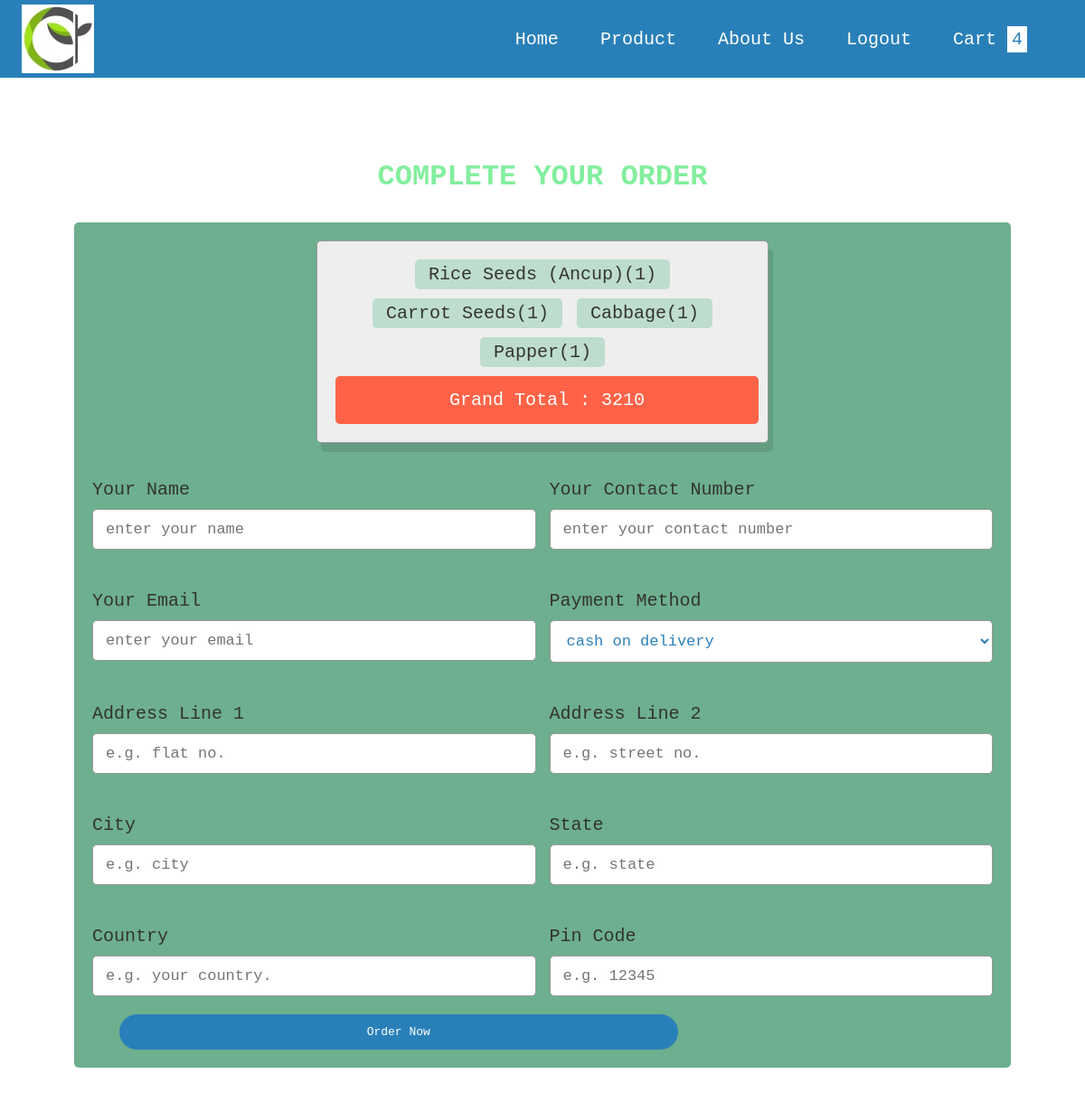
Screenshot of /AgroPro/checkout.php with the database file from the repository.
### tables this page shows
CREATE TABLE `cart` (
  `id` int(255) NOT NULL,
  `name` varchar(255) NOT NULL,
  `price` varchar(255) NOT NULL,
  `image` varchar(255) NOT NULL,
  `quantity` int(255) NOT NULL
);

### AgroPro/checkout.php (the view, shortened to what this page needs)
<?php
@include 'config.php';
?>
<!DOCTYPE html>
<html lang="en">
    <head>
       <link rel="stylesheet" type="text/css" href="https://cdnjs.cloudflare.com/ajax/libs/font-awesome/6.4.2/css/all.min.css">
       <link href="style.css" rel="stylesheet">
    </head>
<body>
<?php include 'header.php'; ?>
<div class="container">
 <section class="checkout-form">
<br>
<br>
<br>
<h1 class="heading">Complete Your Order</h1>
<form action="" method="post">
<div class="display-order">
    <?php
     $select_cart = mysqli_query($conn, "SELECT * FROM `cart`");
     $grand_total = 0;
     if(mysqli_num_rows($select_cart) > 0){
        while($fetch_cart = mysqli_fetch_assoc($select_cart)){
            $total_price = ($fetch_cart['price'] * $fetch_cart['quantity']);
            $grand_total += $total_price;
    ?>
    <span><?=  $fetch_cart ['name']; ?>(<?=  $fetch_cart ['quantity']; ?>)</span>
    <?php
         }
        }else{
            echo "<div class='display-order'><span>Your cart is empty!</span></div>";
         }
    ?>
    <span class="grand-total"> grand total : <?= $grand_total; ?> </span>
</div>
    <div class="flex">
        <div class="inputBox">
            <span>Your name</span>
            <input type="text" placeholder="enter your name" name="name" required>
        </div>
        <div class="inputBox">
            <span>Your Contact Number</span>
            <input type="number" placeholder="enter your contact number" name="number" required>
        </div>
        <div class="inputBox">
            <span>Your Email</span>
            <input type="email" placeholder="enter your email" name="email" required>
        </div>
        <div class="inputBox">
            <span>Payment method</span>
           <select name="method">
             <option value="cash on delivery" selected> cash on delivery</option>
           </select>
      </div>
      <div class="inputBox">
            <span>Address Line 1</span>
            <input type="text" placeholder="e.g. flat no." name="flat" required>
        </div>
        <div class="inputBox">
            <span>Address Line 2</span>
            <input type="text" placeholder="e.g. street no." name="street" required>
        </div>
        <div class="inputBox">
            <span>City</span>
            <input type="text" placeholder="e.g. city " name="city" required>
        </div>
        <div class="inputBox">
            <span>State</span>
            <input type="text" placeholder="e.g. state " name="state" required>
        </div>
        <div class="inputBox">
            <span>Country</span>
            <input type="text" placeholder="e.g. your country." name="country" required>
        </div>
        <div class="inputBox">
            <span>Pin code</span>
            <input type="text" placeholder="e.g. 12345 " name="pin_code" required>
        </div>
        </div>
        <input type="submit" value="Order Now" name="order_btn" class="btn">
    </form>
    </section>
</div>
</body>
</html>

### AgroPro/style.css (style rules this page uses)
:root { --blue:#2980b9; --red:tomato; --orange:orange; --black:#333; --white:#fff; --bg-color:#eee; --box-shadow:0.5rem 1rem rgba(0,0,0,.1); --border:.1rem solid #999; --green: #0df70d55; --ash:#83ee9e; --tback:rgba(122, 221, 130, 0.333); }
* { font-family:'Courier New', Courier, monospace; margin: 0; padding: 0; box-sizing: border-box; outline: none; border: none; text-decoration: none; text-transform: capitalize; }
body { background-image: url('image/img4.jpg'); }
html { font-size: 62.5%; overflow-x: hidden; }
.container { max-width: 1200px; margin: 0 auto; padding: 80px; }
section { padding: 2px; }
.heading { text-align: center; font-size: 3.5rem; text-transform: uppercase; color: var(--black); margin-bottom: 2rem; margin-top: 5rem; }
.btn, .option-btn, .delete-btn { display: block; width: 62%; text-align: center; background-color: var(--blue); color: var(--white); font-size: small; padding: 1.2rem 3rem; border-radius: 5rem; cursor: pointer; margin-top: 1rem; margin-left: 3rem; }
.heading { font-size: xx-large; color: var(--ash); padding: 1.2rem; }
.checkout-form form { padding: 2rem; border-radius: .5rem; background-color:#6daf8e; padding-top: 20px; }
.checkout-form .flex { display: flex; flex-wrap: wrap; gap: 1.5rem; }
.flex .inputBox { flex: 1 1 40rem; margin-top: 20px; }
.flex .inputBox span { font-size: 2rem; color: var(--black); }
.flex .inputBox input, .flex .inputBox select { width: 100%; background-color: var(--white); font-size: 1.7rem; color: var(--blue); border-radius: .5rem; margin: 1rem 0; padding: 1.2rem 1.4rem; text-transform: none; border: var(--border); }
.display-order { max-width: 50rem; background-color: var(--bg-color); border-radius: .5rem; text-align: center; padding: 1.5rem; margin: 0 auto; margin-bottom: 2rem; box-shadow: var(--box-shadow); border: var(--border); }
.display-order span { display: inline-block; border-radius: .5rem; background-color: #beddce; padding: .5rem 1.5rem; font-size: 2rem; color: var(--black); margin: .5rem; }
.display-order .grand-total { width: 100%; background-color: var(--red); color: white; padding: 1.5rem; margin-top: 1.rem; }

### rows the page displays
cart: name "Rice Seeds (Ancup)", quantity "1"
cart: name "Carrot Seeds", quantity "1"
cart: name "Cabbage", quantity "1"
cart: name "Papper", quantity "1"

### other values shown
$row_count "4"
$grand_total "3210"
